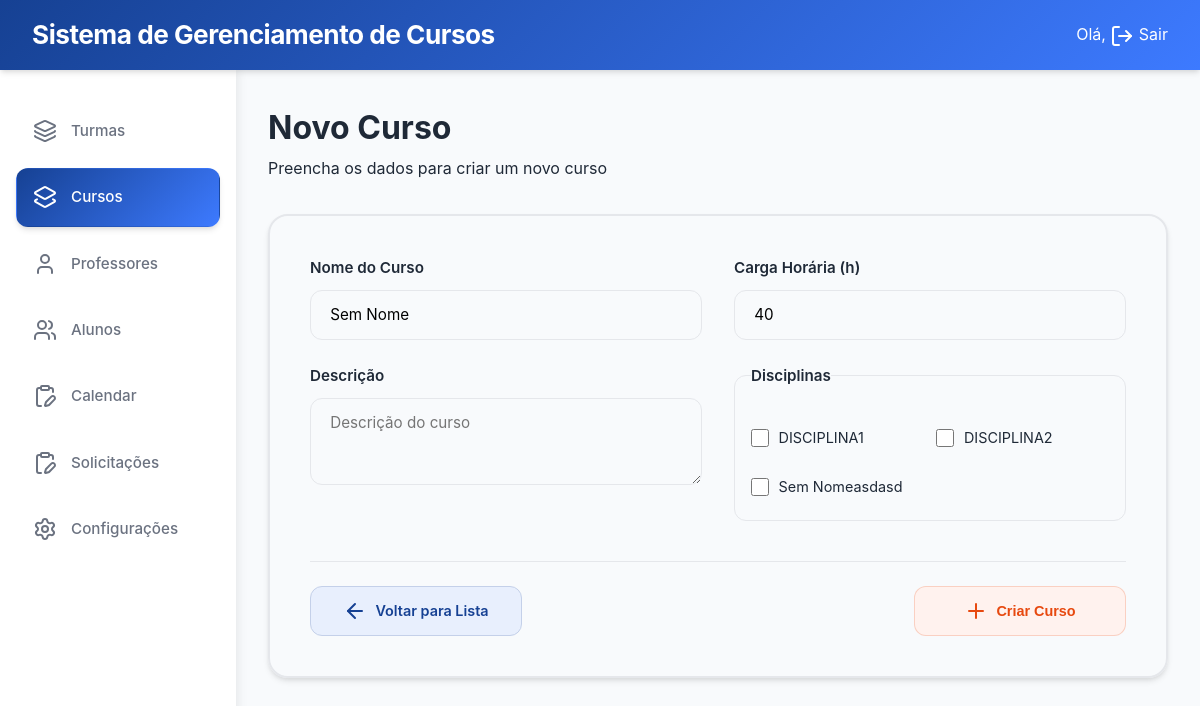
The page /cursos/cursos/novo/ on the database its author committed.
### cursos/models.py (models this page shows)
class Disciplina(models.Model):
    nome = models.CharField(max_length=150, verbose_name="Nome da Disciplina", default="Sem Nome")
    descricao = models.TextField(blank=True, verbose_name="Descrição")
    carga_horaria = models.PositiveIntegerField(verbose_name="Carga Horária (h)", default=40)
    def __str__(self):
        return self.nome if self.nome else "Disciplina sem nome"

### cursos/views.py (the view, shortened to what this page needs)
# urls.py: path("cursos/novo/", CursoCreateView.as_view(), name="curso_create"),
class CursoCreateView(CreateView):
    model = Curso
    form_class = CursoForm
    template_name = "cursos/curso_form.html"
    success_url = reverse_lazy("curso_list")

### cursos/templates/cursos/curso_form.html (shortened to what this page needs)
{% extends "secretaria/Abase.html" %}
{% load static %}
{% block content %}
<div class="content-header">
    <h1>{% if view.object %}Editar Curso{% else %}Novo Curso{% endif %}</h1>
    <p>{% if view.object %}Atualize as informações do curso{% else %}Preencha os dados para criar um novo curso{% endif %}</p>
</div>
<div class="form-container">
    <form method="post" class="curso-form">
        <div class="form-group">
            {% for field in form %}
                {% if field.name == "disciplinas" %}
                    <fieldset class="checkbox-group">
                        <legend>{{ field.label }}</legend>
                        <div class="checkbox-items">
                            {% for checkbox in field %}
                                <label class="checkbox-item">
                                    {{ checkbox.tag }}
                                    {{ checkbox.choice_label }}
                                </label>
                            {% endfor %}
                        </div>
                    </fieldset>
                {% else %}
                    <div class="form-field">
                        <label for="{{ field.id_for_label }}">{{ field.label }}</label>
                        {{ field }}
                    </div>
                {% endif %}
            {% endfor %}
        </div>
        <div class="form-actions">
            <a href="{% url 'curso_list' %}" class="btn btn-style3">
                <i data-lucide="arrow-left"></i>
                Voltar para Lista
            </a>
            <button type="submit" class="btn btn-style2">
                <i data-lucide="{% if view.object %}save{% else %}plus{% endif %}"></i>
                {% if view.object %}Atualizar Curso{% else %}Criar Curso{% endif %}
            </button>
        </div>
    </form>
</div>
{% endblock %}

### secretaria/static/css/style.css (style rules this page uses)
:root { --azul: #164193; --azul-claro: #3D7AFF; --azul-suave: #E8EFFD; --xanadu: #C4D0E9; --laranja: #E7490F; --laranja-escuro: #e7490f33; --laranja-suave: #FFF2EE; --cinza: #3C3C3C; --cinza-claro: #6B7280; --cinza-borda: #E5E7EB; --bg-claro: #F8FAFC; --bg-card: #FFFFFF; --preto: #1F2937; --branco: #FFFFFF; --sombra: 0 4px 6px -1px rgba(0, 0, 0, 0.1), 0 2px 4px -1px rgba(0, 0, 0, 0.06); --sombra-hover: 0 20px 25px -5px rgba(0, 0, 0, 0.1), 0 10px 10px -5px rgba(0, 0, 0, 0.04); }
* { margin: 0; padding: 0; box-sizing: border-box; }
body { font-family: 'Inter', 'Poppins', sans-serif; background-color: var(--bg-claro); color: var(--preto); line-height: 1.6; }
a { text-decoration: none; color: inherit; }
svg { min-width: 20px; min-height: 20px; vertical-align: middle; }
.btn-style2 { display: inline-flex; justify-content: center; align-items: center; background: var(--laranja-suave); color: var(--laranja); border: 1px solid var(--laranja-escuro); text-decoration: none; font-weight: 500; font-size: 0.9rem; transition: all 0.4s ease, background 0.5s ease; }
.btn-style3 { display: flex; flex-direction: row; width: 13rem; background: var(--azul-suave); color: var(--azul); border: 1px solid var(--xanadu); text-decoration: none; font-weight: 500; font-size: 0.9rem; transition: all 0.4s ease, background 0.5s ease; }
.btn { display: inline-flex; align-items: center; justify-content: center; gap: 0.5rem; padding: 0.6rem 1.2rem; border-radius: 8px; font-size: 0.9rem; font-weight: 600; cursor: pointer; transition: all 0.3s ease; }
.content-header { text-align: start; margin-bottom: 2rem; }
.content-header h1 { font-size: 2rem; font-weight: 700; color: var(--preto); margin-bottom: 0.2rem; }

### secretaria/static/css/form.css (style rules this page uses)
.form-container { border-radius: 20px; padding: 2.5rem; box-shadow: var(--sombra); max-width: 900px; margin: 0 auto; border: 2px solid var(--cinza-borda); }
.form-group { display: grid; grid-template-columns: repeat(auto-fit, minmax(320px, 1fr)); gap: 1.5rem 2rem; }
.form-field { display: flex; flex-direction: column; }
.form-field label { margin-bottom: 0.6rem; color: var(--preto); font-weight: 600; font-size: 0.95rem; }
.form-actions { margin-top: 2.5rem; padding-top: 1.5rem; display: flex; justify-content: space-between; gap: 1rem; border-top: 1px solid var(--cinza-borda); }
.form-container .btn { display: flex; align-items: center; justify-content: center; width: 100%; max-width: 212px; height: 50px; text-align: center; border-radius: 12px; line-height: 1; cursor: pointer; }
.form-control, select, input[type="text"], input[type="number"], input[type="time"], input[type="date"], textarea { width: 100%; padding: 0.9rem 1.2rem; border-radius: 12px; border: 1.5px solid var(--cinza-borda); background-color: var(--bg-claro); font-family: 'Inter', sans-serif; font-size: 0.95rem; transition: all 0.3s ease; }
.checkbox-group { background: var(--bg-claro); border: 1.5px solid var(--cinza-borda); border-radius: 12px; padding: 1rem; }
.checkbox-group legend { font-weight: 600; color: var(--preto); margin-bottom: 1rem; font-size: 0.95rem; }
.checkbox-items { display: grid; grid-template-columns: repeat(auto-fit, minmax(150px, 1fr)); gap: 0.8rem; }
.checkbox-item { display: flex; align-items: center; gap: 0.6rem; font-size: 0.9rem; padding: 0.4rem 0; }
input[type="checkbox"].form-check-input { width: 18px; height: 18px; accent-color: var(--azul); cursor: pointer; }
.curso-form { width: 100%; }

### rows shown on the page
Disciplina: choice_label "DISCIPLINA1"
Disciplina: choice_label "DISCIPLINA2"
Disciplina: choice_label "Sem Nomeasdasd"

### other values the page prints
{{ field.label }} "Nome do Curso" "Carga Horária (h)" "Descrição"
{{ field.label }} "Disciplinas"
